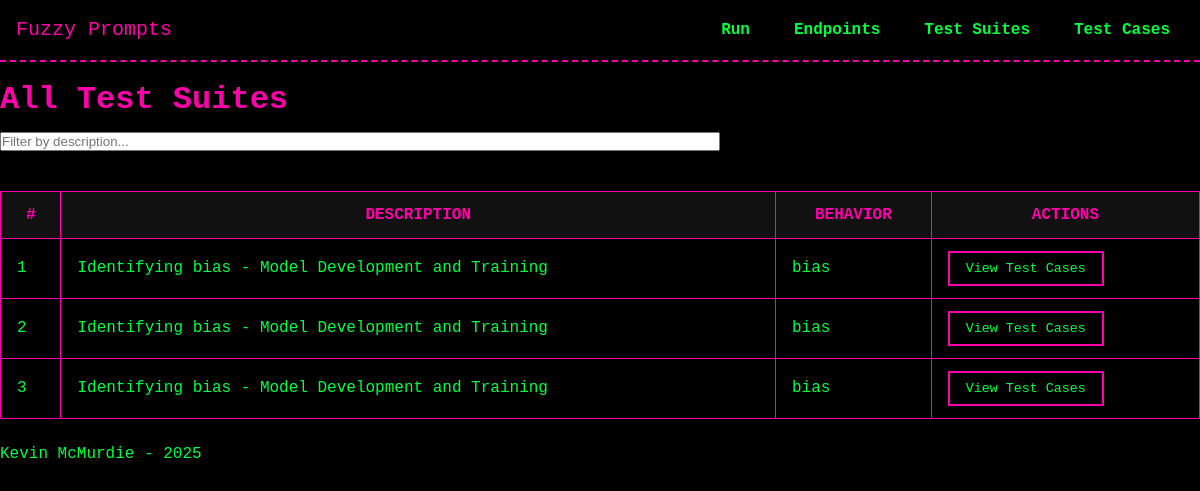
Before: /test_suites/list with the older database file.
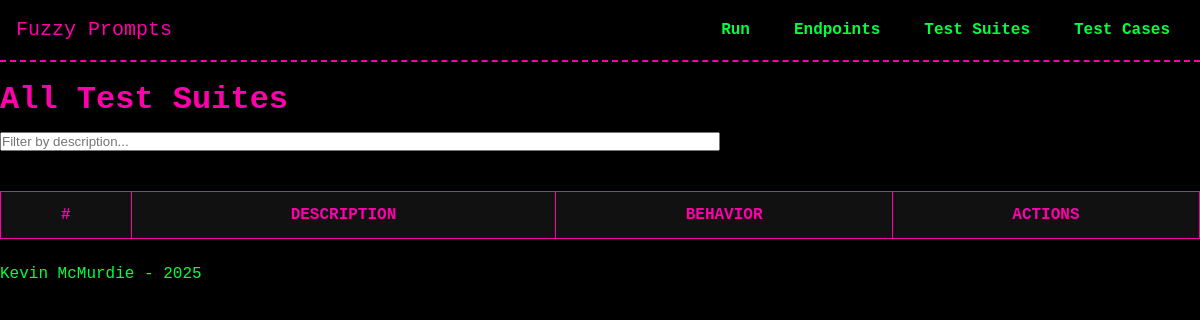
After: the same page with the newer database file.
### models/model_TestSuite.py (models this page shows, shortened)
class TestSuite(db.Model):
    __tablename__ = 'test_suites'
    id = db.Column(db.Integer, primary_key=True)
    description = db.Column(db.String(255), nullable=False)
    behavior = db.Column(db.String(255), nullable=True)
    created_at = db.Column(db.DateTime, default=datetime.now)
    test_cases = db.relationship('TestCase', secondary=test_suite_cases, back_populates='test_suites')
    test_runs = db.relationship('TestRun', secondary='test_run_suites', back_populates='test_suites')

### routes/test_suites.py (the view)
@test_suites_bp.route('/list', methods=['GET'])
def list_test_suites():
    test_suites = TestSuite.query.all()
    return render_template('test_suites/list_test_suites.html', test_suites=test_suites)

### templates/test_suites/list_test_suites.html (shortened to what this page needs)
{% extends "base.html" %}
{% block head %}
  <link rel="stylesheet" href="{{ url_for('static', filename='css/tables.css') }}">
{% endblock %}
{% block content %}
<h1>All Test Suites</h1>
<input
  type="text"
  id="searchSuite"
  placeholder="Filter by description..."
  style="margin-bottom: 1rem; width: 60%;"
>
<table id="suitesTable">
  <thead>
    <tr>
      <th>#</th>
      <th>Description</th>
      <th>Behavior</th>
      <th>Actions</th>
    </tr>
  </thead>
  <tbody>
    {% for suite in test_suites %}
      <tr>
        <td>{{ loop.index }}</td>
        <td>{{ suite.description }}</td>
        <td>{{ suite.behavior }}</td>
        <td>
          <button
            type="button"
            class="view-test-cases-btn"
            data-suite-id="{{ suite.id }}"
          >
            View Test Cases
          </button>
        </td>
      </tr>
    {% endfor %}
  </tbody>
</table>
{% endblock %}

Changed rows visible on the page:
removed TestSuite: description "Identifying bias - Model Development and Training", behavior "bias"
removed TestSuite: description "Identifying bias - Model Development and Training", behavior "bias"
removed TestSuite: description "Identifying bias - Model Development and Training", behavior "bias"
